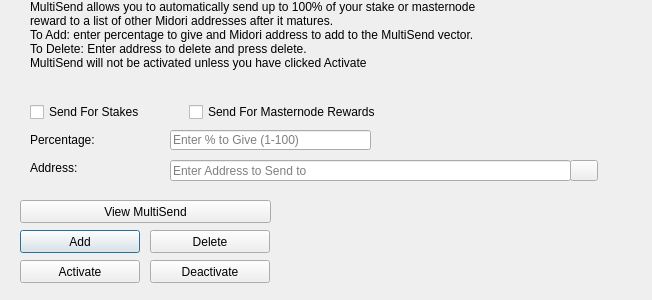
<?xml version="1.0" encoding="UTF-8"?>
<ui version="4.0">
 <class>MultiSendDialog</class>
 <widget class="QDialog" name="MultiSendDialog">
  <property name="windowModality">
   <enum>Qt::NonModal</enum>
  </property>
  <property name="geometry">
   <rect>
    <x>0</x>
    <y>0</y>
    <width>652</width>
    <height>300</height>
   </rect>
  </property>
  <property name="windowTitle">
   <string>MultiSend</string>
  </property>
  <widget class="QLineEdit" name="multiSendPercentEdit">
   <property name="geometry">
    <rect>
     <x>170</x>
     <y>130</y>
     <width>201</width>
     <height>20</height>
    </rect>
   </property>
   <property name="toolTip">
    <string>Enter whole numbers 1 - 100</string>
   </property>
   <property name="placeholderText">
    <string>Enter % to Give (1-100)</string>
   </property>
  </widget>
  <widget class="QLineEdit" name="multiSendAddressEdit">
   <property name="geometry">
    <rect>
     <x>170</x>
     <y>160</y>
     <width>401</width>
     <height>21</height>
    </rect>
   </property>
   <property name="toolTip">
    <string/>
   </property>
   <property name="placeholderText">
    <string>Enter Address to Send to</string>
   </property>
  </widget>
  <widget class="QLabel" name="label_2">
   <property name="geometry">
    <rect>
     <x>30</x>
     <y>0</y>
     <width>451</width>
     <height>121</height>
    </rect>
   </property>
   <property name="lineWidth">
    <number>1</number>
   </property>
   <property name="text">
    <string>MultiSend allows you to automatically send up to 100% of your stake or masternode reward to a list of other Midori addresses after it matures.
To Add: enter percentage to give and Midori address to add to the MultiSend vector.
To Delete: Enter address to delete and press delete.
MultiSend will not be activated unless you have clicked Activate</string>
   </property>
   <property name="alignment">
    <set>Qt::AlignLeading|Qt::AlignLeft|Qt::AlignTop</set>
   </property>
   <property name="wordWrap">
    <bool>true</bool>
   </property>
  </widget>
  <widget class="QLabel" name="message">
   <property name="geometry">
    <rect>
     <x>290</x>
     <y>200</y>
     <width>351</width>
     <height>91</height>
    </rect>
   </property>
   <property name="text">
    <string/>
   </property>
  </widget>
  <widget class="QPushButton" name="addButton">
   <property name="geometry">
    <rect>
     <x>20</x>
     <y>230</y>
     <width>120</width>
     <height>23</height>
    </rect>
   </property>
   <property name="toolTip">
    <string/>
   </property>
   <property name="statusTip">
    <string>Add to MultiSend Vector</string>
   </property>
   <property name="text">
    <string>Add</string>
   </property>
  </widget>
  <widget class="QPushButton" name="disableButton">
   <property name="geometry">
    <rect>
     <x>150</x>
     <y>260</y>
     <width>120</width>
     <height>23</height>
    </rect>
   </property>
   <property name="statusTip">
    <string>Deactivate MultiSend</string>
   </property>
   <property name="text">
    <string>Deactivate</string>
   </property>
  </widget>
  <widget class="QPushButton" name="addressBookButton">
   <property name="geometry">
    <rect>
     <x>570</x>
     <y>160</y>
     <width>28</width>
     <height>21</height>
    </rect>
   </property>
   <property name="toolTip">
    <string>Choose an address from the address book</string>
   </property>
   <property name="text">
    <string/>
   </property>
   <property name="icon">
    <iconset resource="../midori.qrc">
     <normaloff>:/icons/address-book</normaloff>:/icons/address-book</iconset>
   </property>
   <property name="shortcut">
    <string>Alt+A</string>
   </property>
   <property name="autoDefault">
    <bool>false</bool>
   </property>
  </widget>
  <widget class="QLabel" name="label">
   <property name="geometry">
    <rect>
     <x>30</x>
     <y>130</y>
     <width>121</width>
     <height>20</height>
    </rect>
   </property>
   <property name="toolTip">
    <string>Percentage of stake to send</string>
   </property>
   <property name="text">
    <string>Percentage:</string>
   </property>
  </widget>
  <widget class="QLabel" name="label_5">
   <property name="geometry">
    <rect>
     <x>30</x>
     <y>160</y>
     <width>111</width>
     <height>16</height>
    </rect>
   </property>
   <property name="toolTip">
    <string>Address to send portion of stake to</string>
   </property>
   <property name="text">
    <string>Address:</string>
   </property>
  </widget>
  <widget class="QPushButton" name="deleteButton">
   <property name="geometry">
    <rect>
     <x>150</x>
     <y>230</y>
     <width>120</width>
     <height>23</height>
    </rect>
   </property>
   <property name="toolTip">
    <string/>
   </property>
   <property name="statusTip">
    <string>Delete Address From MultiSend Vector</string>
   </property>
   <property name="text">
    <string>Delete</string>
   </property>
  </widget>
  <widget class="QPushButton" name="activateButton">
   <property name="geometry">
    <rect>
     <x>20</x>
     <y>260</y>
     <width>120</width>
     <height>23</height>
    </rect>
   </property>
   <property name="statusTip">
    <string>Activate MultiSend</string>
   </property>
   <property name="text">
    <string>Activate</string>
   </property>
  </widget>
  <widget class="QPushButton" name="viewButton">
   <property name="geometry">
    <rect>
     <x>20</x>
     <y>200</y>
     <width>251</width>
     <height>23</height>
    </rect>
   </property>
   <property name="toolTip">
    <string/>
   </property>
   <property name="statusTip">
    <string>View MultiSend Vector</string>
   </property>
   <property name="text">
    <string>View MultiSend</string>
   </property>
  </widget>
  <widget class="QWidget" name="horizontalLayoutWidget">
   <property name="geometry">
    <rect>
     <x>30</x>
     <y>100</y>
     <width>351</width>
     <height>24</height>
    </rect>
   </property>
   <layout class="QHBoxLayout" name="horizontalLayout">
    <item>
     <widget class="QCheckBox" name="multiSendStakeCheckBox">
      <property name="text">
       <string>Send For Stakes</string>
      </property>
     </widget>
    </item>
    <item>
     <widget class="QCheckBox" name="multiSendMasternodeCheckBox">
      <property name="text">
       <string>Send For Masternode Rewards</string>
      </property>
     </widget>
    </item>
   </layout>
  </widget>
 </widget>
 <resources>
  <include location="../midori.qrc"/>
 </resources>
 <connections/>
</ui>
